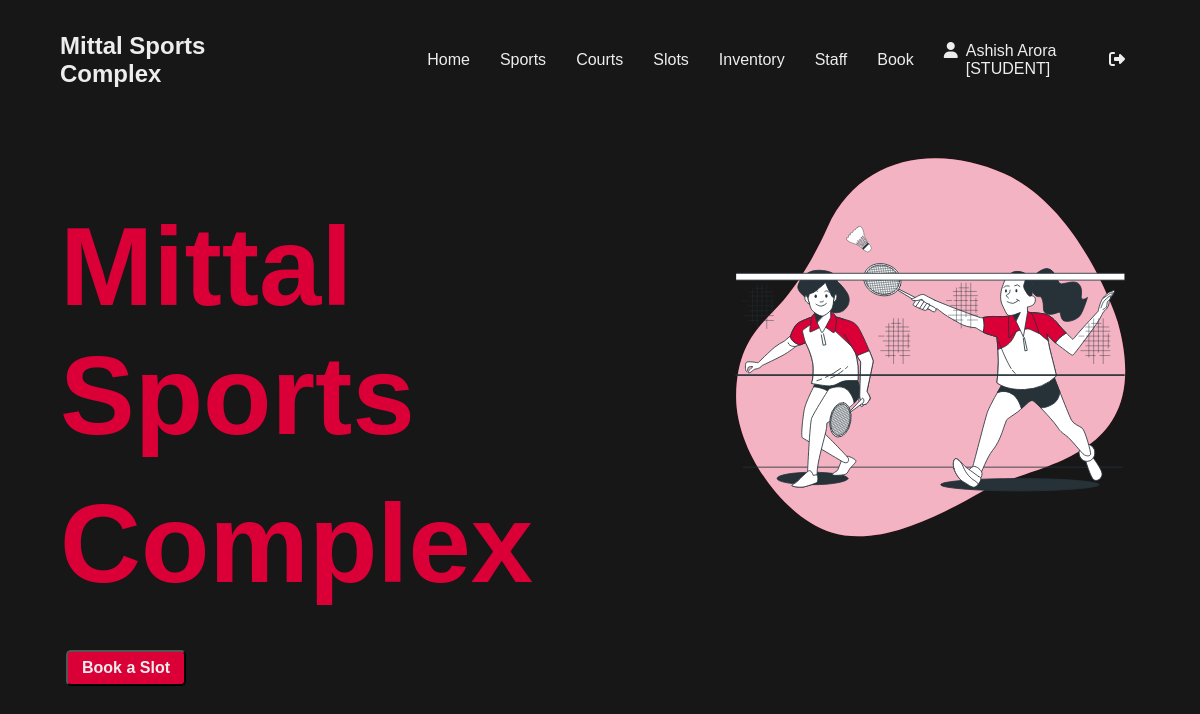
/home/ (signed in), run on the app's committed database.
### Users/models.py (models this page shows, shortened)
class CustomUser(AbstractUser):
    username = models.CharField(max_length=11, primary_key=True)
    membershipcode = models.CharField(max_length=5, default="FREE")
    status = models.CharField(max_length=10, default="student")
    isAdmin = models.BooleanField(default=False)

### Users/views.py (the view)
# urls.py: path('home/', views.home, name = "home"),
def home(request):
    context = {}
    return render(request, 'Users/home.html' , context)

### Users/templates/Users/home.html
{% extends 'main.html' %}
{% block content %}
{% load static %}
<div class = "container mainpage">
    <div class = "title">
        <h1 class = "heading">Mittal Sports</h1>
        <h1 class="heading">Complex</h1>
        {% if request.user.is_authenticated %}
        <button class = "slotbook" onclick="window.location.href = '../bookings'">Book a Slot</button>
        {% else %}
        <button class = "slotbook" onclick="window.location.href = '../login'">Book a Slot</button>
        {% endif %}
    </div>
    <div>
        <img src="{% static 'badminton-bro.svg' %}" alt="">
    </div>
</div>
{% endblock %}

### templates/navbar.html
<div class = "navbar">
<div><a href="/"><h2>Mittal Sports Complex</h2></a></div>
{% if request.user.is_authenticated %}
<div>
    <div><a href="{% url 'landing' %}">Home</a></div>
    <div><a href="{% url 'updatesports' %}">Sports</a></div>
    <div><a href="{% url 'updatecourts' %}">Courts</a></div>
    {% if request.user.status == "staff" or request.user.isAdmin %}
    <div><a href="{% url 'updateslots' %}">Slots</a></div>
    <div><a href="{% url 'updateinventory' %}">Inventory</a></div>
    {% endif %}
    {% if request.user.isAdmin %}
    <div><a href="{% url 'assignstaff' %}">Staff</a></div>
    {% endif %}
    <div><a href="{% url 'updatebooking' %}">Book</a></div>
    <div style="border: none;"> <i class="fa fa-user" aria-hidden="true"></i> {{request.user.first_name}} {{request.user.last_name}} [{{request.user.status.upper}}]</div>
    <div><a href="{% url 'logout' %}"><i class="fa-solid fa-right-from-bracket" style="margin-right: 0;"></i></a></div>
</div>
{% else %}
<div>
    <div><a href="{% url 'login' %}">Login</a></div>
</div>
{% endif %}
</div>

### static/main.css (style rules this page uses)
.navbar { display: flex; height: 15vh; justify-content: space-between; }
.navbar * { margin: 0; }
body { margin: 0; height: 100vh; width: 100vw; max-width: 100%; background: rgb(23,23,23); color: #EDEDED; font-family: 'Gill Sans', 'Gill Sans MT', Calibri, 'Trebuchet MS', sans-serif; }
a { color: inherit; text-decoration: none; }
button { cursor: pointer; }
.navbar i { margin-right:8px; }
.navbar div { vertical-align: middle; margin: auto 5vw; padding: 5px 0; display: inline-flex; }
.navbar div div { margin: auto 15px; }
.mainpage { display: inline-flex; }
.container { max-width: 90vw; margin: auto 5vw; margin-top: 2vh; }
.mainpage img { width: 35vw; margin-left: 5vw; }
.mainpage h1 { margin: 2.3vh auto; }
.heading { font-size: 7rem; color: #DA0037; }
.title { margin-top: 6vh; width: 50vw; }
.slotbook { width: 10vw; height: 3vw; background-color: #DA0037; color: #EDEDED; font-size: 1rem; font-weight: 600; border-radius: 5px; margin: 3vh 0.5vw; }

### data on the page
CustomUser: user.first_name "Ashish", user.last_name "Arora", user.status "STUDENT"
